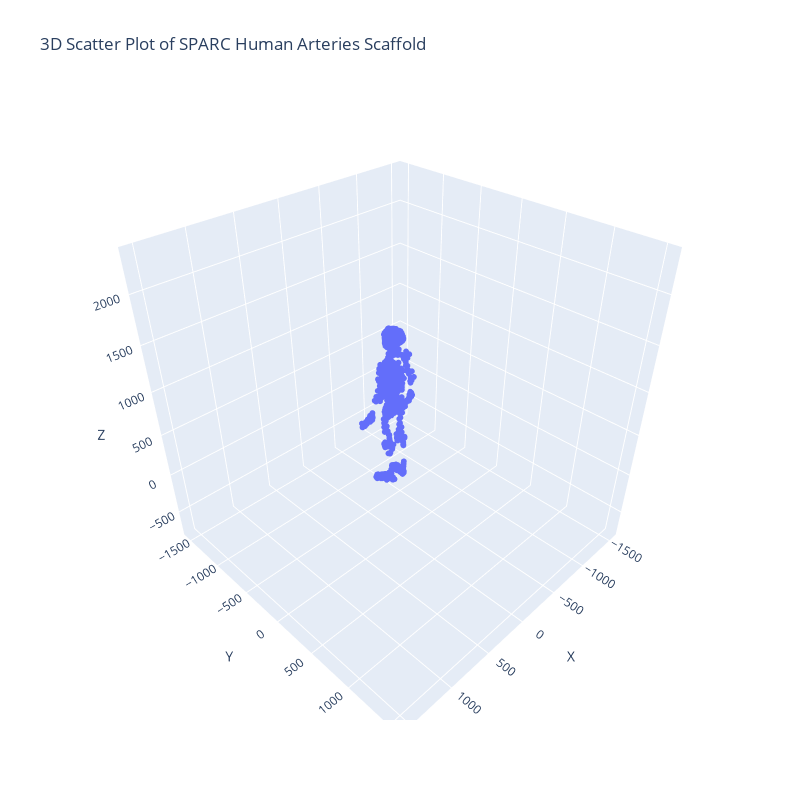

The notebook cell saved with this chart:
### Code cell
# Extract coordinate lists for plotting
x_vals = [node['x'] for node in arteries_nodes]
y_vals = [node['y'] for node in arteries_nodes]
z_vals = [node['z'] for node in arteries_nodes]

# Compute a unified axis range using the min and max of all coordinate values
global_min = min(min(x_vals), min(y_vals), min(z_vals))
global_max = max(max(x_vals), max(y_vals), max(z_vals))
abs_max = max(abs(global_min), abs(global_max))
axis_range = [-abs_max, abs_max]

# Create a 3D scatter plot using Plotly
fig = go.Figure(data=[go.Scatter3d(
    x=x_vals,
    y=y_vals,
    z=z_vals,
    mode='markers',
    marker=dict(size=2)
)])
fig.update_layout(
    title='3D Scatter Plot of SPARC Human Arteries Scaffold',
    scene=dict(
        xaxis=dict(title='X', 
                   range=axis_range
                   ),
        yaxis=dict(title='Y',
                   range=axis_range
                   ),
        zaxis=dict(title='Z',
                   range=[range + 800 for range in axis_range]
                   ),
        aspectmode='cube'  # Ensures equal scale for x, y, z axes
    ),
    width=800,   # Increase width as needed
    height=800   # Increase height as needed
)

fig.show()

### Figure 1 — Plotly figure (JSON) as saved in the notebook; plotly's stock layout.template omitted (floating-point values rounded to 4 significant figures; data arrays with more than 128 entries replaced by an {"elided": "..."} marker saying what was removed)
{"data": [{"marker": {"size": 2}, "mode": "markers", "type": "scatter3d", "x": {"elided": "1638 float values"}, "y": {"elided": "1638 float values"}, "z": {"elided": "1638 float values"}}], "layout": {"height": 800, "scene": {"aspectmode": "cube", "xaxis": {"range": [-1627.0, 1627.0], "title": {"text": "X"}}, "yaxis": {"range": [-1627.0, 1627.0], "title": {"text": "Y"}}, "zaxis": {"range": [-827.5, 2427.0], "title": {"text": "Z"}}}, "title": {"text": "3D Scatter Plot of SPARC Human Arteries Scaffold"}, "width": 800}}
